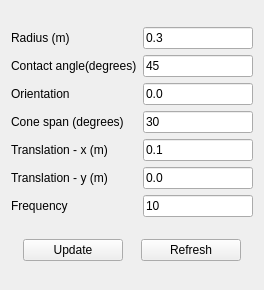
<?xml version="1.0" encoding="UTF-8"?>
<ui version="4.0">
 <class>BumperProperties</class>
 <widget class="QWidget" name="BumperProperties">
  <property name="geometry">
   <rect>
    <x>0</x>
    <y>0</y>
    <width>264</width>
    <height>290</height>
   </rect>
  </property>
  <property name="windowTitle">
   <string>Form</string>
  </property>
  <layout class="QGridLayout" name="gridLayout_2">
   <item row="0" column="0">
    <layout class="QGridLayout" name="gridLayout">
     <item row="0" column="1">
      <widget class="QLineEdit" name="bumperRadius">
       <property name="text">
        <string>0.3</string>
       </property>
      </widget>
     </item>
     <item row="5" column="0">
      <widget class="QLabel" name="label_8">
       <property name="text">
        <string>Translation - y (m)</string>
       </property>
      </widget>
     </item>
     <item row="1" column="1">
      <widget class="QLineEdit" name="bumperContactAngle">
       <property name="text">
        <string>45</string>
       </property>
      </widget>
     </item>
     <item row="5" column="1">
      <widget class="QLineEdit" name="bumperY">
       <property name="text">
        <string>0.0</string>
       </property>
       <property name="readOnly">
        <bool>false</bool>
       </property>
      </widget>
     </item>
     <item row="0" column="0">
      <widget class="QLabel" name="label_2">
       <property name="text">
        <string>Radius (m)</string>
       </property>
      </widget>
     </item>
     <item row="2" column="0">
      <widget class="QLabel" name="label_3">
       <property name="text">
        <string>Orientation</string>
       </property>
      </widget>
     </item>
     <item row="3" column="0">
      <widget class="QLabel" name="label_span">
       <property name="text">
        <string>Cone span (degrees)</string>
       </property>
      </widget>
     </item>
     <item row="1" column="0">
      <widget class="QLabel" name="label_9">
       <property name="text">
        <string>Contact angle(degrees)</string>
       </property>
      </widget>
     </item>
     <item row="3" column="1">
      <widget class="QLineEdit" name="bumperConeSpan">
       <property name="text">
        <string>30</string>
       </property>
       <property name="readOnly">
        <bool>false</bool>
       </property>
      </widget>
     </item>
     <item row="4" column="1">
      <widget class="QLineEdit" name="bumperX">
       <property name="text">
        <string>0.1</string>
       </property>
       <property name="readOnly">
        <bool>false</bool>
       </property>
      </widget>
     </item>
     <item row="2" column="1">
      <widget class="QLineEdit" name="bumperOrientation">
       <property name="text">
        <string>0.0</string>
       </property>
      </widget>
     </item>
     <item row="4" column="0">
      <widget class="QLabel" name="label_7">
       <property name="text">
        <string>Translation - x (m)</string>
       </property>
      </widget>
     </item>
     <item row="6" column="0">
      <widget class="QLabel" name="label_4">
       <property name="text">
        <string>Frequency</string>
       </property>
      </widget>
     </item>
     <item row="6" column="1">
      <widget class="QLineEdit" name="bumperFrequency">
       <property name="text">
        <string>10</string>
       </property>
      </widget>
     </item>
    </layout>
   </item>
   <item row="2" column="0">
    <layout class="QHBoxLayout" name="horizontalLayout">
     <item>
      <widget class="QPushButton" name="pushButton">
       <property name="maximumSize">
        <size>
         <width>100</width>
         <height>16777215</height>
        </size>
       </property>
       <property name="text">
        <string>Update</string>
       </property>
      </widget>
     </item>
     <item>
      <widget class="QPushButton" name="refresh_bumper">
       <property name="maximumSize">
        <size>
         <width>100</width>
         <height>16777215</height>
        </size>
       </property>
       <property name="text">
        <string>Refresh</string>
       </property>
      </widget>
     </item>
    </layout>
   </item>
  </layout>
 </widget>
 <tabstops>
  <tabstop>bumperRadius</tabstop>
  <tabstop>bumperContactAngle</tabstop>
  <tabstop>bumperOrientation</tabstop>
  <tabstop>bumperConeSpan</tabstop>
  <tabstop>bumperX</tabstop>
  <tabstop>bumperY</tabstop>
  <tabstop>bumperFrequency</tabstop>
 </tabstops>
 <resources/>
 <connections/>
</ui>
